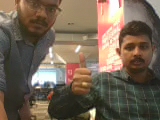
#> input picture Dataset/input_folder/WIN_20180925_17_19_16_Pro_00027.png, 160 x 120 px, found by its file name; its folder holds only this picture in this run
$ python converter.py
#> lines starting #> are read from the running program, lines starting #| are printed output that depends on the picture
from PIL import Image
import os

def resize_image(input_path, output_path, size=(360, 360)):
#> called with size = (360, 360)
    with Image.open(input_path) as img:
#> img is the input picture: PIL image 160x120 RGB; mean R, G, B 115.4, 99.8, 83.4
        if img.size != size:
            img = img.resize(size, Image.LANCZOS)
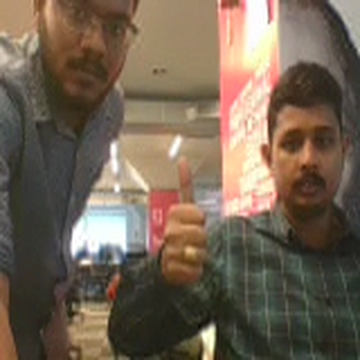
#> img: PIL image 360x360 RGB; mean R, G, B 115.4, 99.7, 83.4
        img.save(output_path)

def process_images(input_folder, output_folder, size=(360, 360)):
    if not os.path.exists(output_folder):
        os.makedirs(output_folder)

    for filename in os.listdir(input_folder):
        if filename.endswith(('.png', '.jpg', '.jpeg', '.bmp', '.gif')):
            input_path = os.path.join(input_folder, filename)
            output_path = os.path.join(output_folder, filename)
            resize_image(input_path, output_path, size)

if __name__ == "__main__":
    input_folder = r'C:\Users\vinay\OneDrive\Desktop\Github\Machine Learning Projects\Hand-Gesture-Recognition-for-Smart-TVs\Dataset\input_folder'
    output_folder = r'C:\Users\vinay\OneDrive\Desktop\Github\Machine Learning Projects\Hand-Gesture-Recognition-for-Smart-TVs\Dataset\output_folder'
    process_images(input_folder, output_folder)
